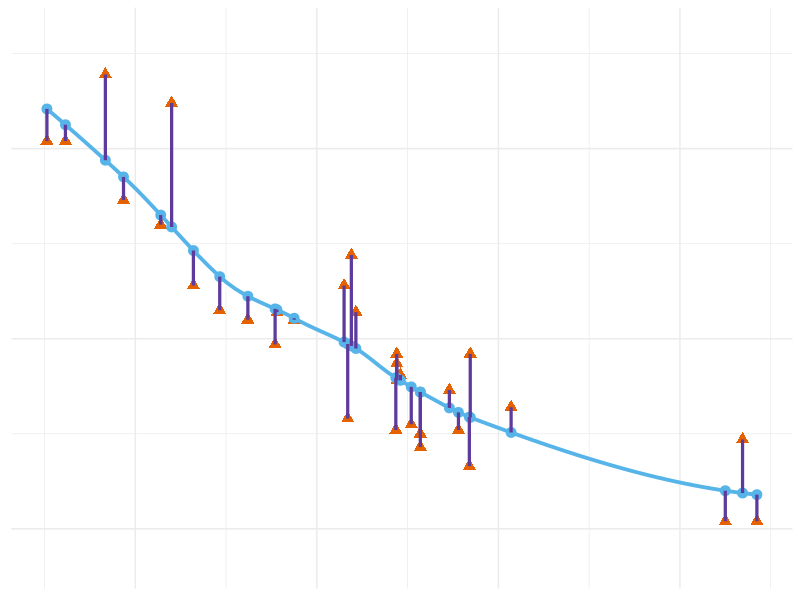

Recreate this plot in R.
library(tidyverse)


mtcars |> 
  ggplot(aes(wt, mpg)) +
  geom_point(shape = "triangle", size = 3, color ="#E66100") +
  geom_smooth(se = FALSE, color = "#56B4E9", size = 1.3) +
  stat_smooth(
    geom = "point", 
    color = "#56B4E9", 
    xseq = mtcars$wt,
    size = 3
    ) +
  stat_smooth(
    geom = "segment",
    color = "#5D3A9B",
    size = 1.1,
    xseq = mtcars$wt,
    xend = mtcars$wt,
    yend = mtcars$mpg
  ) +
  theme_minimal() +
  theme(
    axis.title = element_blank(),
    axis.text = element_blank()
    )
  